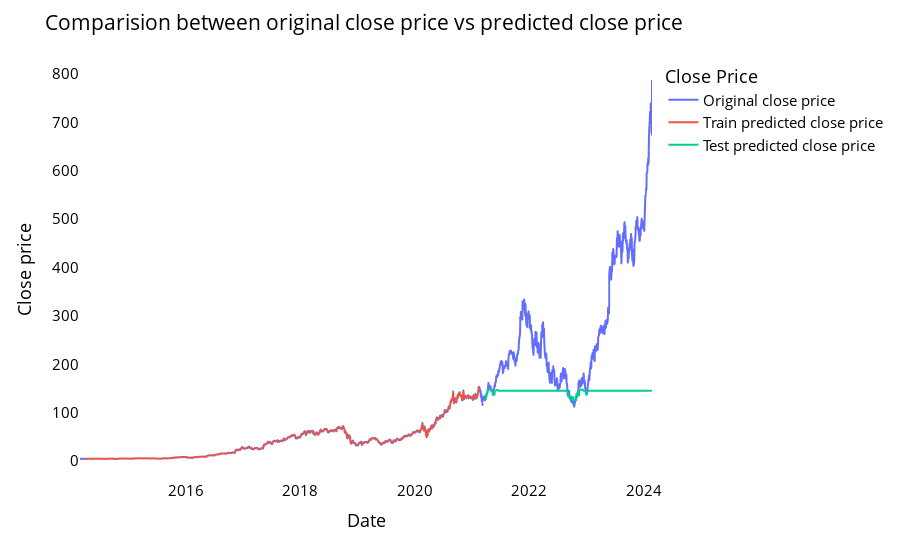

Source (notebook cell):
### Code cell
# shift train predictions for plotting

look_back=time_step
trainPredictPlot = np.empty_like(closedf)
trainPredictPlot[:, :] = np.nan
trainPredictPlot[look_back:len(train_predict)+look_back, :] = train_predict
print("Train predicted data: ", trainPredictPlot.shape)

# shift test predictions for plotting
testPredictPlot = np.empty_like(closedf)
testPredictPlot[:, :] = np.nan
testPredictPlot[len(train_predict)+(look_back*2)+1:len(closedf)-1, :] = test_predict
print("Test predicted data: ", testPredictPlot.shape)

names = cycle(['Original close price','Train predicted close price','Test predicted close price'])

plotdf = pd.DataFrame({'date': close_stock['Date'],
                       'original_close': close_stock['Close'],
                      'train_predicted_close': trainPredictPlot.reshape(1,-1)[0].tolist(),
                      'test_predicted_close': testPredictPlot.reshape(1,-1)[0].tolist()})

fig = px.line(plotdf,x=plotdf['date'], y=[plotdf['original_close'],plotdf['train_predicted_close'],
                                          plotdf['test_predicted_close']],
              labels={'value':'Close price','date': 'Date'})
fig.update_layout(title_text='Comparision between original close price vs predicted close price',
                  plot_bgcolor='white', font_size=15, font_color='black',legend_title_text='Close Price')
fig.for_each_trace(lambda t:  t.update(name = next(names)))

fig.update_xaxes(showgrid=False)
fig.update_yaxes(showgrid=False)
fig.show()

### Figure 1 — Plotly figure (JSON) as saved in the notebook; plotly's stock layout.template omitted (floating-point values rounded to 4 significant figures; data arrays with more than 128 entries replaced by an {"elided": "..."} marker saying what was removed)
{"data": [{"hovertemplate": "variable=original_close<br>Date=%{x}<br>Close price=%{y}<extra></extra>", "legendgroup": "original_close", "line": {"color": "#636efa", "dash": "solid"}, "marker": {"symbol": "circle"}, "mode": "lines", "name": "Original close price", "showlegend": true, "type": "scattergl", "x": {"elided": "2515 str values"}, "xaxis": "x", "y": {"elided": "2515 float values"}, "yaxis": "y"}, {"hovertemplate": "variable=train_predicted_close<br>Date=%{x}<br>Close price=%{y}<extra></extra>", "legendgroup": "train_predicted_close", "line": {"color": "#EF553B", "dash": "solid"}, "marker": {"symbol": "circle"}, "mode": "lines", "name": "Train predicted close price", "showlegend": true, "type": "scattergl", "x": {"elided": "2515 str values"}, "xaxis": "x", "y": {"elided": "2515 float values"}, "yaxis": "y"}, {"hovertemplate": "variable=test_predicted_close<br>Date=%{x}<br>Close price=%{y}<extra></extra>", "legendgroup": "test_predicted_close", "line": {"color": "#00cc96", "dash": "solid"}, "marker": {"symbol": "circle"}, "mode": "lines", "name": "Test predicted close price", "showlegend": true, "type": "scattergl", "x": {"elided": "2515 str values"}, "xaxis": "x", "y": {"elided": "2515 float values"}, "yaxis": "y"}], "layout": {"font": {"color": "black", "size": 15}, "legend": {"title": {"text": "Close Price"}, "tracegroupgap": 0}, "margin": {"t": 60}, "plot_bgcolor": "white", "title": {"text": "Comparision between original close price vs predicted close price"}, "xaxis": {"anchor": "y", "domain": [0, 1], "showgrid": false, "title": {"text": "Date"}}, "yaxis": {"anchor": "x", "domain": [0, 1], "showgrid": false, "title": {"text": "Close price"}}}}
